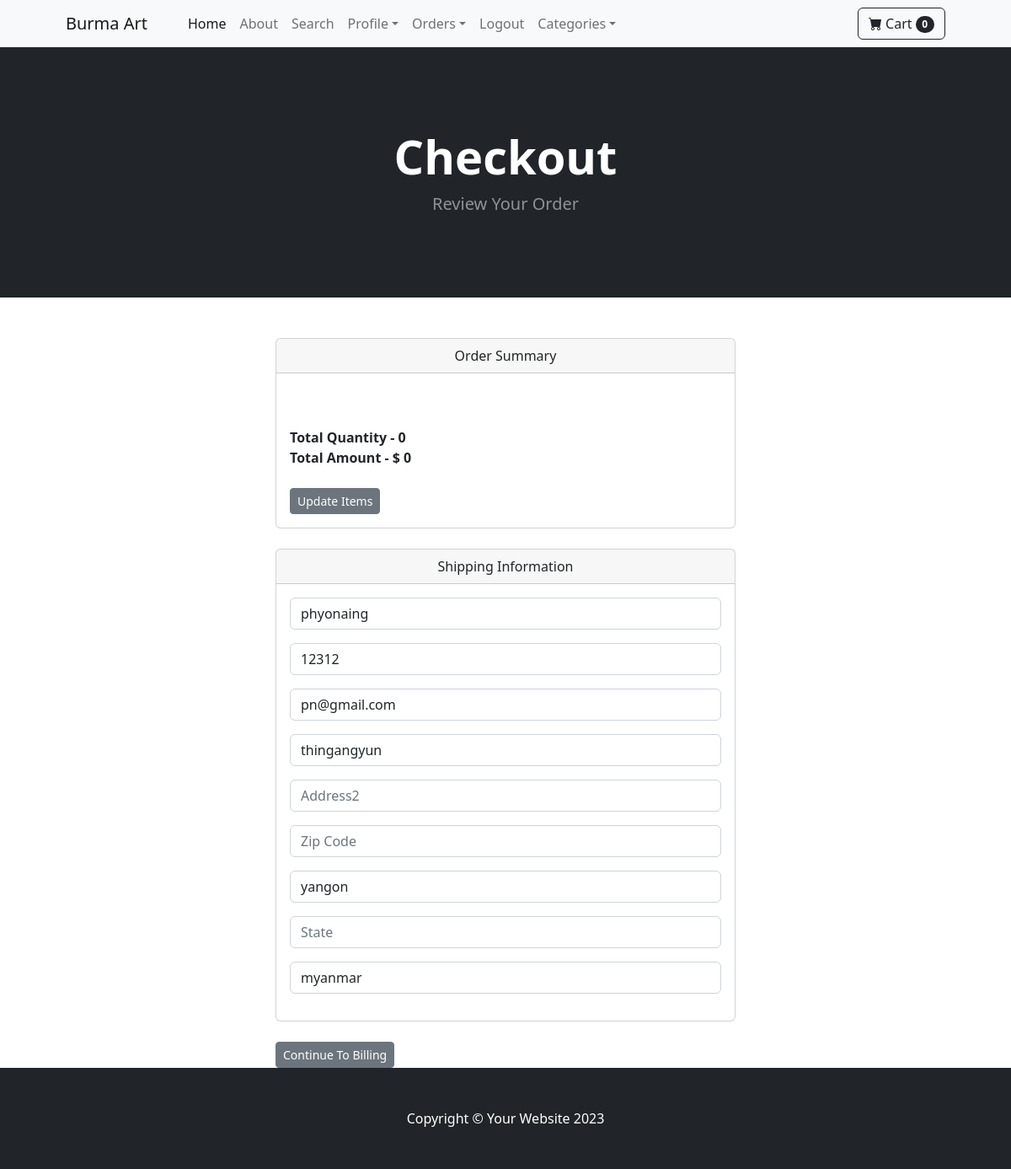
/payment/checkout/ (signed in), run on the app's committed database.
### payment/models.py (models this page shows, shortened)
class ShippingAddress(models.Model):
    user = models.ForeignKey(User, on_delete=models.CASCADE, blank=True, null=True)
    shipping_full_name = models.CharField(max_length=150)  # Adjusted for typical name lengths
    shipping_phone = models.CharField(max_length=15, blank=True)  # Common max length for phone numbers
    shipping_email = models.CharField(max_length=254)  # EmailField automatically validates email format
    shipping_address1 = models.CharField(max_length=255)  # Street addresses can be long
    shipping_address2 = models.CharField(max_length=255, blank=True, null=True)  # Optional second address line
    shipping_zipcode = models.CharField(max_length=20, blank=True, null=True)  # ZIP codes may vary in length and format
    shipping_state = models.CharField(max_length=100, blank=True, null=True)  # States/regions, optional in some cases
    shipping_city = models.CharField(max_length=100)  # City names can vary but are rarely extremely long
    shipping_country = models.CharField(max_length=100)  # Country names typically fit within this length
    class Meta:
        verbose_name_plural = "ShippingAddress"

### payment/views.py (the view)
# urls.py: path('checkout/', views.checkout, name='checkout'),
def checkout(request):
	cart = Cart(request)
	cart_products = cart.get_prods()
	totals = cart.cart_total()
	qty = 1
	if request.user.is_authenticated:
		shipping_user = ShippingAddress.objects.get(user__id=request.user.id)
		shipping_form = ShippingForm(request.POST or None, instance=shipping_user)
		return render(request, 'payment/checkout.html',{'cart_products':cart_products,
		'totals':totals,'qty':qty, 'shipping_form':shipping_form})
	else:
		shipping_form = ShippingForm(request.POST or None)
		return render(request, 'payment/checkout.html',{'cart_products':cart_products,
		'totals':totals,'qty':qty, 'shipping_form':shipping_form})

### cart/cart.py (called while the page is built)
	def __len__(self):
		return	len(self.cart)

	def get_prods(self):
		product_ids = self.cart.keys()
		products = Product.objects.filter(id__in=product_ids)
		return products

	def cart_total(self):
		product_ids = self.cart.keys()
		products = Product.objects.filter(id__in=product_ids)
		total = 0
		total = sum(product.price for product in products)
		return total

### cart/context_processors.py (called while the page is built)
def cart(request):
	return {'cart': Cart(request)}

### payment/templates/payment/checkout.html (shortened to what this page needs)
{% extends 'base.html' %}
{% block content %}
        <header class="bg-dark py-5">
            <div class="container px-4 px-lg-5 my-5">
                <div class="text-center text-white">
                    <h1 class="display-4 fw-bolder">Checkout</h1>
                    <p class="lead fw-normal text-white-50 mb-0">Review Your Order</p>
                </div>
            </div>
        </header>
        <br><br>
        <div class="container">
            <div class="row">
                <div class="col-md-6 offset-md-3">
                    <div class="card">
                        <div class="card-header">
                            <center>
                                Order Summary
                            </center>
                        </div>
                        <div class="card-body">
                            <br><br>
                            <strong>Total Quantity - <span id="total-qty">0</span></strong>
                            <br>
                            <strong>Total Amount - $ {{ totals  }}</strong>
                            <br><br>
                            <a href="{% url 'cart_summary' %}" class="btn btn-sm btn-secondary">Update Items</a>
                        </div>
                    </div>
                    <br>
                    <div class='card'>
                        <div class="card-header">
                            <center>
                                Shipping Information
                            </center>
                        </div>
                        <div class="card-body">
                            <form method="POST" action="{% url 'billing_info' %}">
                                {{ shipping_form.as_p }}
                        </div>
                    </div>
                    <br>
                    <button type="submit" class="btn btn-sm btn-secondary">
                    Continue To Billing</button>
                </div>
            </div>
        </div>
{% endblock %}

### data on the page
ShippingAddress: shipping_full_name "phyonaing", shipping_phone "12312", shipping_email "pn@gmail.com", shipping_address1 "thingangyun", shipping_city "yangon", shipping_country "myanmar"

### other printed values
{{ cart|length }} "0"
{{ totals }} "0"
